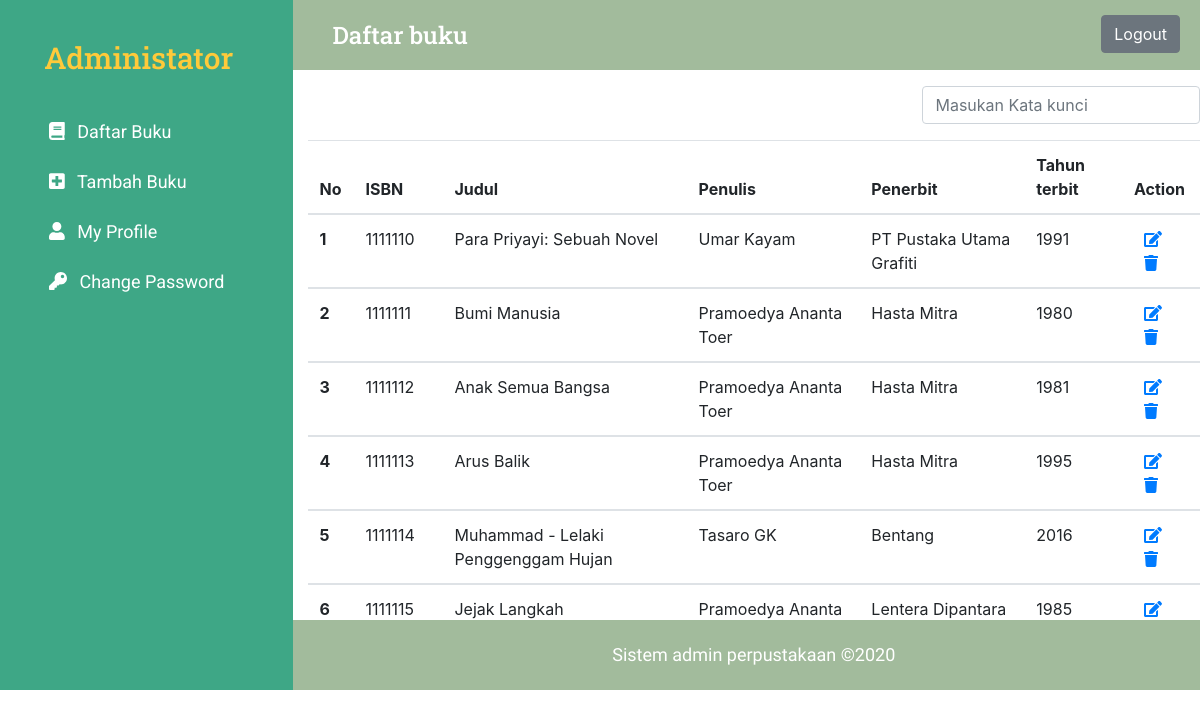
The app's page /index.php (signed in) with its own data.
### tables this page shows
CREATE TABLE `daftar_buku` (
  `ISBN` varchar(7) NOT NULL,
  `judul_buku` varchar(128) NOT NULL,
  `penulis` varchar(128) NOT NULL,
  `penerbit` varchar(128) NOT NULL,
  `tahun_terbit` int(64) NOT NULL
);

### functions.php (called while the page is built, shortened)
<?php
$conn = mysqli_connect("localhost", "root", "", "dpw");
function daftarBuku()
{
    global $conn;
    $query = "SELECT * FROM daftar_buku";
    $result = mysqli_query($conn, $query);
    $rows = [];
    while ($row = mysqli_fetch_assoc($result)) {
        $rows[] = $row;
    }
    return $rows;
}

### index.php (the view, shortened to what this page needs)
<?php
require 'functions.php';
$daftarBuku = daftarBuku();
$i = 1;
?>
<?php include_once('template/header.php') ?>
<?php include_once('template/sidebar.php') ?>
<div class="col-lg-9">
    <div class="row ">
        <div class="col topbar">
            <h3>Daftar buku</h3>
            <a href="logout.php">
                <div class="logout btn btn-secondary float-right">Logout</div>
            </a>
        </div>
        <div class="main-content col-12">
            <div class="row">
                <div class="input-group mt-3 mb-3 col-sm-6 col-lg-4 offset-sm-6 offset-lg-8 float-right">
                    <input type="text" class="form-control" id="keyword" placeholder="Masukan Kata kunci">
                </div>
            </div>
            <div class="row">
                <div class="col-12 overflow-auto">
                    <table class="table table-hover ">
                        <thead>
                            <tr>
                                <th scope="col">No</th>
                                <th scope="col">ISBN</th>
                                <th scope="col">Judul</th>
                                <th scope="col">Penulis</th>
                                <th scope="col">Penerbit</th>
                                <th scope="col">Tahun terbit</th>
                                <th scope="col">Action</th>
                            </tr>
                        </thead>
                        <?php foreach ($daftarBuku as $buku) : ?>
                            <tbody>
                                <tr>
                                    <th scope="row"><?= $i ?></th>
                                    <td>
                                        <?= $buku['ISBN'] ?>
                                    </td>
                                    <td>
                                        <?= $buku['judul_buku'] ?>
                                    </td>
                                    <td>
                                        <?= $buku['penulis'] ?>
                                    </td>
                                    <td>
                                        <?= $buku['penerbit'] ?>
                                    </td>
                                    <td>
                                        <?= $buku['tahun_terbit'] ?>
                                    </td>
                                    <td>
                                        <a href="" data-id="<?= $buku['ISBN'] ?>" class="edit" data-toggle="modal" data-target="#edit"><i class="fas fa-edit"></i></a>
                                        <a href="hapus.php?id=<?= $buku['ISBN'] ?>" onclick="return confirm('yakin? Jika ya silahkan klik ok atau yes');"><i class="fas fa-trash "></i></a>
                                    </td>
                                    <?php $i++ ?>
                                </tr>
                            </tbody>
                        <?php endforeach ?>
                    </table>
                </div>
            </div>
        </div>
        <?php include_once('template/footer.php') ?>

### template/header.php (shortened to what this page needs)
<!doctype html>
<html lang="en">
<head>
    <link rel="stylesheet" href="css/bootstrap.css">
    <link rel="stylesheet" href="css/style.css">

### template/sidebar.php (shortened to what this page needs)
</head>
<body>
    <div class="row content ">
        <div class="col-lg-3 sidebar">
            <div class="row">
                <div class="col header">
                    <h1>Administator</h1>
                </div>
            </div>
            <div class="row">
                <div class="col fitur mt-4 ml-4">
                    <ul>
                        <li><a href="index.php"><i class="fas fa-book mr-2"></i>
                                Daftar Buku
                            </a></li>
                        <li><a href="tambah.php"><i class="fas fa-plus-square mr-2"></i>
                                Tambah Buku</li>
                        <li><a href="profile.php"><i class="fas fa-user mr-2"></i>
                                My Profile</li>
                        <li><a href="change_pass.php"><i class="fas fa-key mr-2"></i>
                                Change Password</li>
                    </ul>
                </div>
            </div>
        </div>

### template/footer.php (shortened to what this page needs)
<div class="footer col-sm-12">Sistem admin perpustakaan &copy;2020</div>
</div>
</div>
</div>
</body>
</html>

### css/style.css (style rules this page uses)
html,body { overflow-x: hidden; margin: 0; box-sizing: border-box; }
.sidebar { background: #3EA786; padding: 0; margin: 0; }
.sidebar h1 { font-family: 'Roboto Slab', serif; margin-top: 20px; padding: 20px 20px 10px 20px; text-align: center; color: #ffca3a; font-size: 30px; }
.sidebar .fitur ul li { list-style: none; margin-bottom: 23px; }
.sidebar ul a { font-family: 'Roboto', sans-serif; font-size: 18px; text-decoration: none; color: white; }
.topbar { background: #A2BB9C; height: 70px; }
.topbar h3 { font-family: 'Roboto Slab', serif; line-height: 70px; font-size: 24px; color: white; display: inline; margin-left: 25px; }
.logout { margin: 15px 20px 15px 0; }
.main-content { height: 550px; overflow-y: scroll; }
.footer { background: #A2BB9C; font-family: 'Montaga', serif; height: 70px; text-align: center; line-height: 70px; font-size: 18px; color: white; }
.table { overflow-x: scroll; }
table a { margin-left: 10px; }

### records on screen
daftar_buku: ISBN "1111110", judul_buku "Para Priyayi: Sebuah Novel", penulis "Umar Kayam", penerbit "PT Pustaka Utama Grafiti", tahun_terbit "1991"
daftar_buku: ISBN "1111111", judul_buku "Bumi Manusia", penulis "Pramoedya Ananta Toer", penerbit "Hasta Mitra", tahun_terbit "1980"
daftar_buku: ISBN "1111112", judul_buku "Anak Semua Bangsa", penulis "Pramoedya Ananta Toer", penerbit "Hasta Mitra", tahun_terbit "1981"
daftar_buku: ISBN "1111113", judul_buku "Arus Balik", penulis "Pramoedya Ananta Toer", penerbit "Hasta Mitra", tahun_terbit "1995"
daftar_buku: ISBN "1111114", judul_buku "Muhammad - Lelaki Penggenggam Hujan", penulis "Tasaro GK", penerbit "Bentang", tahun_terbit "2016"
daftar_buku: ISBN "1111115", judul_buku "Jejak Langkah", penulis "Pramoedya Ananta…", penerbit "Lentera Dipantara", tahun_terbit "1985"
